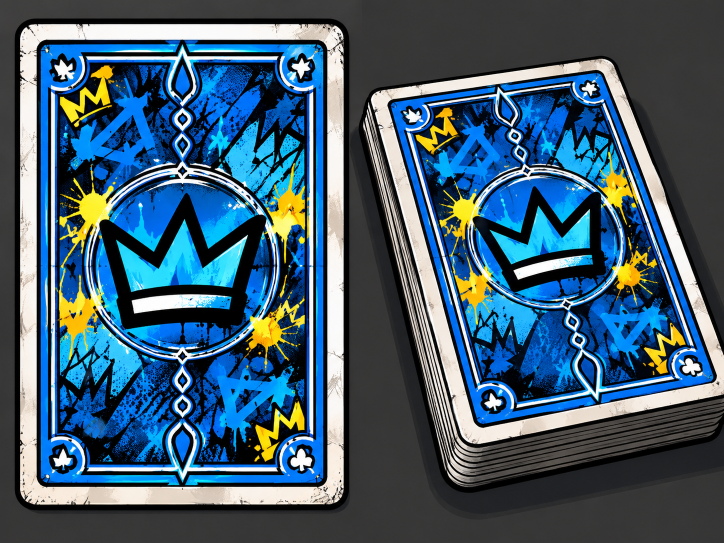
#> input picture design/minigame/card_back.png, 1448 x 1086 px (shown at 1/2 size)
$ python -i cutout.py   (imports and definitions only)
#> lines starting #> are read from the running program, lines starting #| are printed output that depends on the picture; after the words box and inside, x2 and y2 are one past the last pixel; in counts of white or black regions, pixels touching at a corner belong together
"""ミニゲームの絵の切り抜きで共通に使う関数"""
import numpy as np
from PIL import Image, ImageFilter
from scipy import ndimage


def checker(a):
    """白と薄い灰色のチェック柄(色がほとんどなく明るい)"""
    return (a.max(2) - a.min(2) < 18) & (a.mean(2) > 200)


def cut_checker(path: str) -> Image.Image:
#> called with path = 'card_back.png'
    im = Image.open(path).convert('RGB')
#> im is the input picture: PIL image 1448x1086 RGB; mean R, G, B 64.7, 93.2, 112.4
    a = np.asarray(im).astype(int)
    bg = checker(a)
#> in checker, `return (a.max(2) - a.min(2) < 18) & (a.mean(2) > 200)`:
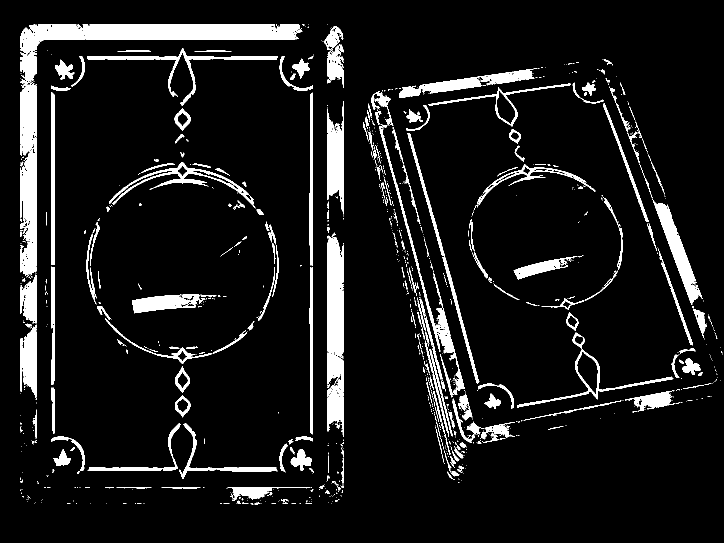
#> returned value: shape (1086, 1448) bool (shown at 1/2 size); 8.7% white; 1047 white regions (811 under 20 px), largest, box (x1, y1, x2, y2) and area: (41, 49, 605, 167) 18407, (655, 465, 687, 874) 11020, (41, 158, 73, 555) 10647
    labels, n = ndimage.label(bg)
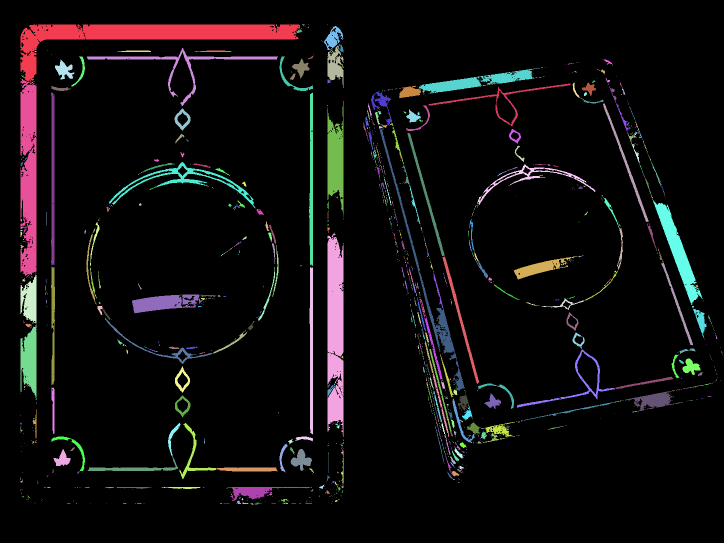
#> labels: shape (1086, 1448) int32 (shown at 1/2 size); 1520 distinct labels, from 0 to 1519; one colour per label, 0 black
#> n = 1519
    sizes = ndimage.sum(np.ones_like(labels), labels, range(n + 1))
#> sizes = 1520 values, max 1435261 at index 0, min 1 at index 4, mean 1034.6
    border = set(np.unique(np.concatenate([labels[0], labels[-1], labels[:, 0], labels[:, -1]]))) - {0}
#> border = 0 items
    # 体に囲まれた大きな所は、チェック柄(白と灰色が混ざる)のときだけ消す。真っ白な所(目・×印・おばけ)は絵なので残す
    grey_tile = (a.mean(2) < 228)
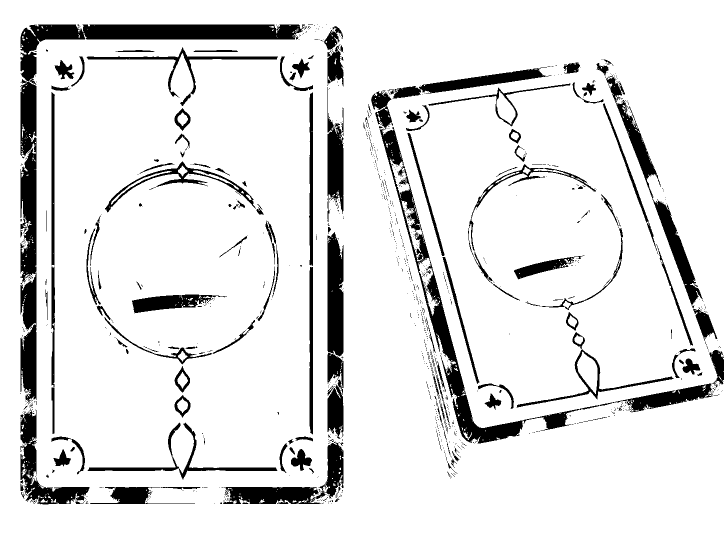
#> grey_tile: shape (1086, 1448) bool (shown at 1/2 size); 89% white; 1110 black regions (949 under 20 px), largest, box (x1, y1, x2, y2) and area: (742, 181, 1426, 887) 23682, (41, 49, 610, 169) 18345, (41, 158, 73, 809) 17149
    big = set()
    for i in range(1, n + 1):
        if sizes[i] > 3000 and i not in border:
            frac = grey_tile[labels == i].mean()
            if 0.2 < frac < 0.8:
                big.add(i)
#> this loop made 1519 passes
#> frac on passes 1, 23, 54, 77, 134, 198, 294, 430, 538, 741, 833: 0.0138, 0.0459, 0.0214, 0.0252, 0.0323, 0.0448, 0.0444, 0.0269, 0.0299, 0.0154, 0.00211
#> after the loop, big = 0 items
    remove = np.isin(labels, list(border | big))
#> remove: shape (1086, 1448) bool; every value is 0
    keep = ~remove
#> keep: shape (1086, 1448) bool; every value is 1
    # 残った細かい点(チェック柄の切れはし)を消す
    labels2, _ = ndimage.label(keep)
#> labels2: shape (1086, 1448) int32; every value is 1
    for i, sl in enumerate(ndimage.find_objects(labels2), start=1):
        if sl is not None and int((labels2[sl] == i).sum()) < 400:
            keep[sl][labels2[sl] == i] = False
#> this loop made 1 pass
#> i on pass 1: 1
    alpha = Image.fromarray(np.where(keep, 255, 0).astype(np.uint8)).filter(ImageFilter.GaussianBlur(0.8))
#> alpha: PIL image 1448x1086 L; every value is 255
    out = im.convert('RGBA')
    out.putalpha(alpha)
    return out.crop(out.getchannel('A').point(lambda v: 255 if v > 20 else 0).getbbox())


def cut_white(path: str, shadow: bool = False) -> Image.Image:
    """ふちからつながっている白い背景だけを透明にする(目の白など、線に囲まれた白は残す)。
    shadow=True なら、白い背景につながっている うすい灰色の影(足元の影)も消す。真っ白(靴底など)は残す"""
    im = Image.open(path).convert('RGB')
    a = np.asarray(im).astype(int)
    bg = (a.min(2) > 225) & (a.max(2) - a.min(2) < 30)
    if shadow:
        bg |= (a.min(2) > 150) & (a.max(2) < 242) & (a.max(2) - a.min(2) < 22)
    labels, _ = ndimage.label(bg)
    border = set(np.unique(np.concatenate([labels[0], labels[-1], labels[:, 0], labels[:, -1]]))) - {0}
    keep = ~np.isin(labels, list(border))
    alpha = Image.fromarray(np.where(keep, 255, 0).astype(np.uint8)).filter(ImageFilter.GaussianBlur(0.8))
    out = im.convert('RGBA')
    out.putalpha(alpha)
    return out

>>> result = cut_checker('card_back.png')
